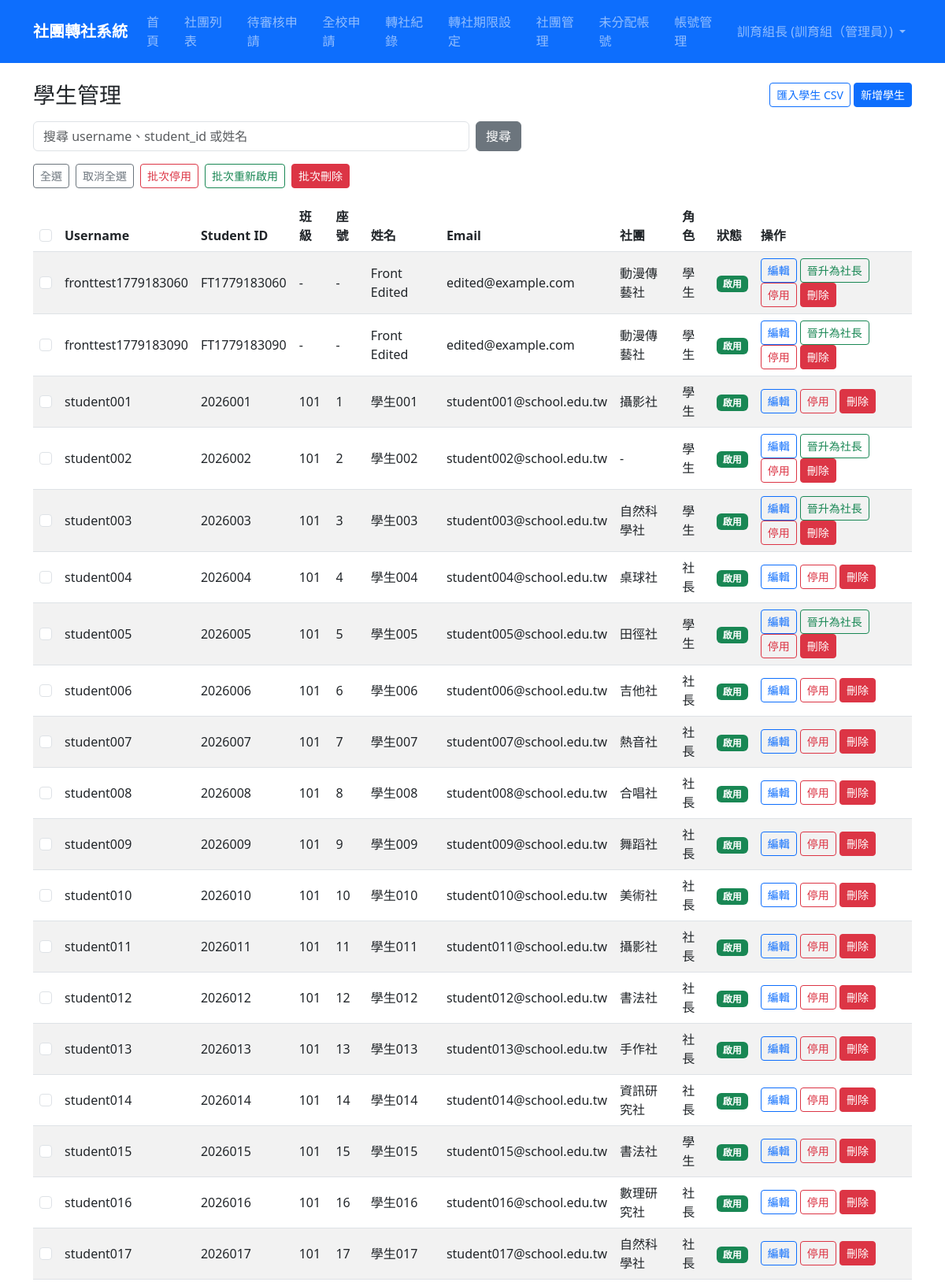
The page /admin-panel/students/ (signed in, upper part) on the database its author committed.
### accounts/models.py (models this page shows, shortened)
class User(django.contrib.auth.models.AbstractUser):
    ROLE_CHOICES = [
        ('student', '學生'),
        ('president', '社長'),
        ('teacher', '指導老師'),
        ('admin', '訓育組（管理員）'),
    ]
    role = models.CharField(
        max_length=20,
        choices=ROLE_CHOICES,
        default='student',
        verbose_name='身分組'
    )
    student_id = models.CharField(
        max_length=20,
        blank=True,
        verbose_name='學號'
    )
    class_name = models.CharField(
        max_length=20,
        blank=True,
        verbose_name='班級'
    )
    seat_number = models.PositiveSmallIntegerField(
        null=True,
        blank=True,
        verbose_name='座號'
    )
    club = models.ForeignKey(
        'clubs.Club',
        on_delete=models.SET_NULL,
        null=True,
        blank=True,
        verbose_name='所屬社團',
        related_name='members'
    )
    class Meta:
        verbose_name = '使用者'
        verbose_name_plural = '使用者'

### clubs/models.py (models this page shows, shortened)
class Club(models.Model):
    CATEGORY_CHOICES = [
        ('academic', '學術類'),
        ('arts', '藝文類'),
        ('performance', '藝能類'),
        ('recreation', '康輔類'),
        ('sports', '體育類'),
    ]
    code = models.CharField(max_length=10, unique=True, null=True, blank=True, verbose_name='社團代號')
    name = models.CharField(max_length=100, verbose_name='社團名稱')
    teacher = models.CharField(max_length=50, default='', verbose_name='指導老師')
    president = models.CharField(max_length=50, default='', verbose_name='社長')
    location = models.CharField(max_length=100, blank=True, verbose_name='社課場地')
    category = models.CharField(max_length=20, choices=CATEGORY_CHOICES, blank=True, verbose_name='類別')
    description = models.TextField(blank=True, verbose_name='社團描述')
    max_members = models.PositiveIntegerField(default=30, verbose_name='人數上限')
    current_members = models.PositiveIntegerField(default=0, verbose_name='現有人數')
    is_active = models.BooleanField(default=True, verbose_name='啟用中')
    created_at = models.DateTimeField(auto_now_add=True, verbose_name='建立時間')
    updated_at = models.DateTimeField(auto_now=True, verbose_name='更新時間')
    class Meta:
        verbose_name = '社團'
        verbose_name_plural = '社團'
        ordering = ['name']
    def __str__(self):
        return self.name

### accounts/views.py (the view)
# urls.py: path('admin-panel/students/', views.StudentAdminListView.as_view(), name='student_admin_list'),
class StudentAdminListView(LoginRequiredMixin, AdminRequiredMixin, ListView):
    model = User
    template_name = 'accounts/student_admin_list.html'
    context_object_name = 'students'
    paginate_by = 50
    def get_queryset(self):
        queryset = User.objects.filter(
            role__in=['student', 'president'],
        ).select_related('club').order_by('username')
        query = self.request.GET.get('q', '').strip()
        if query:
            queryset = queryset.filter(
                Q(username__icontains=query)
                | Q(student_id__icontains=query)
                | Q(first_name__icontains=query)
            )
        return queryset
    def get_context_data(self, **kwargs):
        context = super().get_context_data(**kwargs)
        context['q'] = self.request.GET.get('q', '').strip()
        return context

### accounts/templatetags/account_extras.py (called while the page is built)
def user_is_club_president(user, club):
    if not user or not club or not getattr(club, 'president', ''):
        return False
    resolved_president = get_user_from_display_text(club.president)
    if resolved_president:
        return resolved_president.pk == user.pk
    return club.president.strip() == user.username

@register.filter
def display_role(user):
    if getattr(user, 'role', None) == 'president' and not user_is_club_president(user, user.club):
        return '學生'
    return user.get_role_display()

### accounts/views.py (called while the page is built)
    def test_func(self):
        user = self.request.user
        return user.is_authenticated and (
            user.is_superuser or getattr(user, 'role', None) == 'admin'
        )

### transfers/context_processors.py (called while the page is built)
def transfer_window(request):
    context = get_transfer_window_state()
    user = getattr(request, 'user', None)
    context['admin_pending_review_count'] = 0
    if user and user.is_authenticated and (
        user.is_superuser or getattr(user, 'role', None) == 'admin'
    ):
        context['admin_pending_review_count'] = TransferRequest.objects.filter(
            status__in=[
                'orig_president_pending',
                'orig_teacher_pending',
                'new_president_pending',
                'new_teacher_pending',
                'admin_pending',
            ],
        ).count()
    return context

### transfers/models.py (called while the page is built)
def get_user_from_display_text(value):
    if not value:
        return None
    if not isinstance(value, str):
        return value
    match = re.search(r'\(([^()]+)\)\s*$', value.strip())
    username = match.group(1).strip() if match else value.strip()
    if not username:
        return None
    from django.apps import apps
    app_label, model_name = settings.AUTH_USER_MODEL.split('.', 1)
    User = apps.get_model(app_label, model_name)
    try:
        return User.objects.get(username=username)
    except User.DoesNotExist:
        return None

    @classmethod
    def get_current(cls):
        return cls.objects.order_by('-updated_at', '-pk').first()

    def is_open(self, today=None):
        if self.is_paused:
            return False
        today = today or timezone.localdate()
        return self.start_date <= today <= self.end_date

    def get_status(self, today=None):
        if self.is_paused:
            return 'paused'
        today = today or timezone.localdate()
        if today < self.start_date:
            return 'not_started'
        if today > self.end_date:
            return 'ended'
        return 'open'

### templates/accounts/student_admin_list.html (shortened to what this page needs)
{% extends "base.html" %}
{% load account_extras %}
{% block content %}
<div class="d-flex justify-content-between align-items-center mb-3">
    <h1 class="h3 mb-0">學生管理</h1>
    <div>
        <a class="btn btn-outline-primary btn-sm" href="{% url 'student_admin_import' %}">匯入學生 CSV</a>
        <a class="btn btn-primary btn-sm" href="{% url 'student_admin_create' %}">新增學生</a>
    </div>
</div>
<form method="get" class="row g-2 mb-3">
    <div class="col-sm-8 col-md-6">
        <input type="search" name="q" value="{{ q }}" class="form-control" placeholder="搜尋 username、student_id 或姓名">
    </div>
    <div class="col-auto">
        <button type="submit" class="btn btn-secondary">搜尋</button>
    </div>
</form>
<div class="d-flex flex-wrap gap-2 mb-3">
    <button type="button" class="btn btn-outline-secondary btn-sm" id="select-all-students">全選</button>
    <button type="button" class="btn btn-outline-secondary btn-sm" id="clear-all-students">取消全選</button>
    <button type="submit" class="btn btn-outline-danger btn-sm" form="bulk-student-form" formaction="{% url 'student_admin_bulk_deactivate' %}">批次停用</button>
    <button type="submit" class="btn btn-outline-success btn-sm" form="bulk-student-form" formaction="{% url 'student_admin_bulk_reactivate' %}">批次重新啟用</button>
    <button type="submit" class="btn btn-danger btn-sm" form="bulk-student-form" formaction="{% url 'student_admin_bulk_delete_confirm' %}">批次刪除</button>
</div>
<div class="table-responsive">
    <table class="table table-striped table-hover align-middle">
        <thead>
            <tr>
                <th scope="col">
                    <input type="checkbox" class="form-check-input" id="toggle-all-students" aria-label="全選學生">
                </th>
                <th>Username</th>
                <th>Student ID</th>
                <th>班級</th>
                <th>座號</th>
                <th>姓名</th>
                <th>Email</th>
                <th>社團</th>
                <th>角色</th>
                <th>狀態</th>
                <th>操作</th>
            </tr>
        </thead>
        <tbody>
            {% for student in students %}
                <tr>
                    <td>
                        {% if student.role == 'student' or student.role == 'president' %}
                            <input type="checkbox" class="form-check-input student-checkbox" name="student_ids" value="{{ student.pk }}" form="bulk-student-form" aria-label="選取 {{ student.username }}">
                        {% endif %}
                    </td>
                    <td>{{ student.username }}</td>
                    <td>{{ student.student_id }}</td>
                    <td>{{ student.class_name|default:"-" }}</td>
                    <td>{{ student.seat_number|default:"-" }}</td>
                    <td>{{ student.first_name }}</td>
                    <td>{{ student.email }}</td>
                    <td>{{ student.club|default:"-" }}</td>
                    <td>{{ student|display_role }}</td>
                    <td>
                        {% if student.is_active %}
                            <span class="badge bg-success">啟用</span>
                        {% else %}
                            <span class="badge bg-secondary">停用</span>
                        {% endif %}
                    </td>
                    <td>
                        <a href="{% url 'student_admin_edit' student.pk %}" class="btn btn-sm btn-outline-primary">
                            編輯
                        </a>
                        {% if student.is_active and student.role == 'student' %}
                            <form method="post" action="{% url 'student_admin_promote_president' student.pk %}" class="d-inline">
                                <button type="submit" class="btn btn-sm btn-outline-success">晉升為社長</button>
                            </form>
                        {% endif %}
                        {% if student.role == 'student' or student.role == 'president' %}
                            {% if student.is_active %}
                                <a href="{% url 'student_admin_deactivate' student.pk %}" class="btn btn-sm btn-outline-danger">停用</a>
                            {% else %}
                                <form method="post" action="{% url 'student_admin_reactivate' student.pk %}" class="d-inline">
                                    {% csrf_token %}
                                    <button type="submit" class="btn btn-sm btn-outline-success">重新啟用</button>
                                </form>
                            {% endif %}
                            <a href="{% url 'student_admin_delete' student.pk %}" class="btn btn-sm btn-danger">刪除</a>
                        {% endif %}
                    </td>
                </tr>
            {% empty %}
                <tr>
                    <td colspan="11" class="text-center text-muted">沒有符合條件的學生。</td>
                </tr>
            {% endfor %}
        </tbody>
    </table>
</div>
{% endblock %}

### templates/base.html (shortened to what this page needs)
<!DOCTYPE html>
{% load account_extras %}
<html lang="zh-TW">
<head>
    <link href="https://cdn.jsdelivr.net/npm/bootstrap@5.3.0/dist/css/bootstrap.min.css" rel="stylesheet">
</head>
<body>
    <nav class="navbar navbar-expand-lg navbar-dark bg-primary">
        <div class="container">
            <a class="navbar-brand" href="{% url 'home' %}">社團轉社系統</a>
            <div class="collapse navbar-collapse" id="navbarNav">
                <ul class="navbar-nav me-auto">
                    <li class="nav-item">
                        <a class="nav-link" href="{% url 'home' %}">首頁</a>
                    </li>
                    <li class="nav-item">
                        <a class="nav-link" href="{% url 'club_list' %}">社團列表</a>
                    </li>
                    {% if user.is_authenticated %}
                        {% if user.is_superuser or user.role == 'president' or user.role == 'teacher' or user.role == 'admin' %}
                            <li class="nav-item">
                                <a class="nav-link position-relative" href="{% url 'pending_approvals' %}">
                                    待審核申請
                                </a>
                            </li>
                        {% endif %}
                        {% if user.is_superuser or user.role == 'admin' %}
                            <li class="nav-item">
                                <a class="nav-link" href="{% url 'all_requests' %}">全校申請</a>
                            </li>
                        {% endif %}
                        {% if user.is_superuser or user.role == 'admin' %}
                            <li class="nav-item">
                                <a class="nav-link" href="{% url 'transfer_record_archive_list' %}">轉社紀錄</a>
                            </li>
                            <li class="nav-item">
                                <a class="nav-link" href="{% url 'transfer_window_settings' %}">轉社期限設定</a>
                            </li>
                            <li class="nav-item">
                                <a class="nav-link" href="{% url 'club_admin_list' %}">社團管理</a>
                            </li>
                            <li class="nav-item">
                                <a class="nav-link" href="{% url 'unassigned_account_list' %}">未分配帳號</a>
                            </li>
                            <li class="nav-item">
                                <a class="nav-link" href="{% url 'account_admin_list' %}">帳號管理</a>
                            </li>
                        {% endif %}
                    {% endif %}
                </ul>
                <ul class="navbar-nav">
                    {% if user.is_authenticated %}
                        <li class="nav-item dropdown">
                            <a class="nav-link dropdown-toggle" href="#" role="button" data-bs-toggle="dropdown">
                                {{ user.get_full_name|default:user.username }} ({{ user|display_role }})
                            </a>
                        </li>
                    {% else %}
                        <li class="nav-item">
                            <a class="nav-link" href="{% url 'login' %}">登入</a>
                        </li>
                    {% endif %}
                </ul>
            </div>
        </div>
    </nav>
    <main class="container my-4">
        {% block content %}{% endblock %}
    </main>
</body>
</html>

### templates/base.html (style rules this page uses)
.navbar-brand { font-weight: bold; }

### rows shown on the page
User: get_full_name "訓育組長", role "訓育組（管理員）"
User: username "fronttest1779183060", student_id "FT1779183060", class_name "-", seat_number "-", first_name "Front Edited", email "edited@example.com", club "動漫傳藝社", role "學生", is_active "啟用", shows "刪除"
User: username "fronttest1779183090", student_id "FT1779183090", class_name "-", seat_number "-", first_name "Front Edited", email "edited@example.com", club "動漫傳藝社", role "學生", is_active "啟用", shows "刪除"
User: username "student001", student_id "2026001", class_name "101", seat_number "1", first_name "學生001", email "student001@school.edu.tw", club "攝影社", role+club+id "學生", is_active "啟用", shows "刪除"
User: username "student002", student_id "2026002", class_name "101", seat_number "2", first_name "學生002", email "student002@school.edu.tw", club "-", role "學生", is_active "啟用", shows "刪除"
User: username "student003", student_id "2026003", class_name "101", seat_number "3", first_name "學生003", email "student003@school.edu.tw", club "自然科學社", role "學生", is_active "啟用", shows "刪除"
User: username "student004", student_id "2026004", class_name "101", seat_number "4", first_name "學生004", email "student004@school.edu.tw", club "桌球社", role+club+id "社長", is_active "啟用", shows "刪除"
User: username "student005", student_id "2026005", class_name "101", seat_number "5", first_name "學生005", email "student005@school.edu.tw", club "田徑社", role "學生", is_active "啟用", shows "刪除"
User: username "student006", student_id "2026006", class_name "101", seat_number "6", first_name "學生006", email "student006@school.edu.tw", club "吉他社", role+club+id "社長", is_active "啟用", shows "刪除"
User: username "student007", student_id "2026007", class_name "101", seat_number "7", first_name "學生007", email "student007@school.edu.tw", club "熱音社", role+club+id "社長", is_active "啟用", shows "刪除"
User: username "student008", student_id "2026008", class_name "101", seat_number "8", first_name "學生008", email "student008@school.edu.tw", club "合唱社", role+club+id "社長", is_active "啟用", shows "刪除"
User: username "student009", student_id "2026009", class_name "101", seat_number "9", first_name "學生009", email "student009@school.edu.tw", club "舞蹈社", role+club+id "社長", is_active "啟用", shows "刪除"
User: username "student010", student_id "2026010", class_name "101", seat_number "10", first_name "學生010", email "student010@school.edu.tw", club "美術社", role+club+id "社長", is_active "啟用", shows "刪除"
User: username "student011", student_id "2026011", class_name "101", seat_number "11", first_name "學生011", email "student011@school.edu.tw", club "攝影社", role+club+id "社長", is_active "啟用", shows "刪除"
User: username "student012", student_id "2026012", class_name "101", seat_number "12", first_name "學生012", email "student012@school.edu.tw", club "書法社", role+club+id "社長", is_active "啟用", shows "刪除"
User: username "student013", student_id "2026013", class_name "101", seat_number "13", first_name "學生013", email "student013@school.edu.tw", club "手作社", role+club+id "社長", is_active "啟用", shows "刪除"
User: username "student014", student_id "2026014", class_name "101", seat_number "14", first_name "學生014", email "student014@school.edu.tw", club "資訊研究社", role+club+id "社長", is_active "啟用", shows "刪除"
User: username "student015", student_id "2026015", class_name "101", seat_number "15", first_name "學生015", email "student015@school.edu.tw", club "書法社", role+club+id "學生", is_active "啟用", shows "刪除"
User: username "student016", student_id "2026016", class_name "101", seat_number "16", first_name "學生016", email "student016@school.edu.tw", club "數理研究社", role+club+id "社長", is_active "啟用", shows "刪除"
User: username "student017", student_id "2026017", class_name "101", seat_number "17", first_name "學生017", email "student017@school.edu.tw", club "自然科學社", role+club+id "社長", is_active "啟用", shows "刪除"
